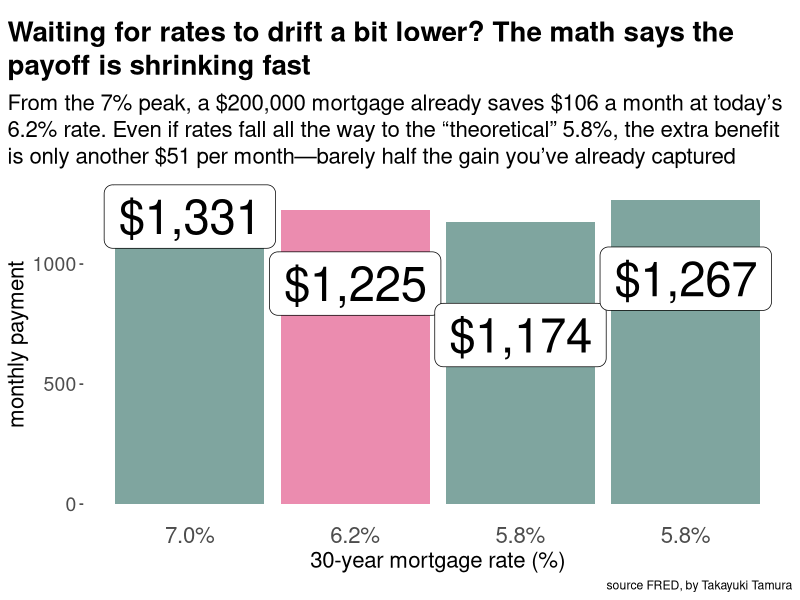
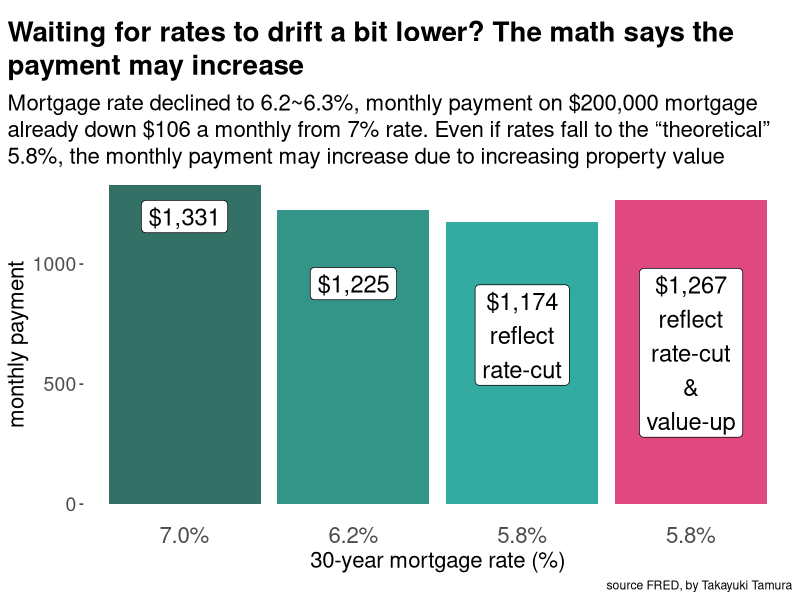
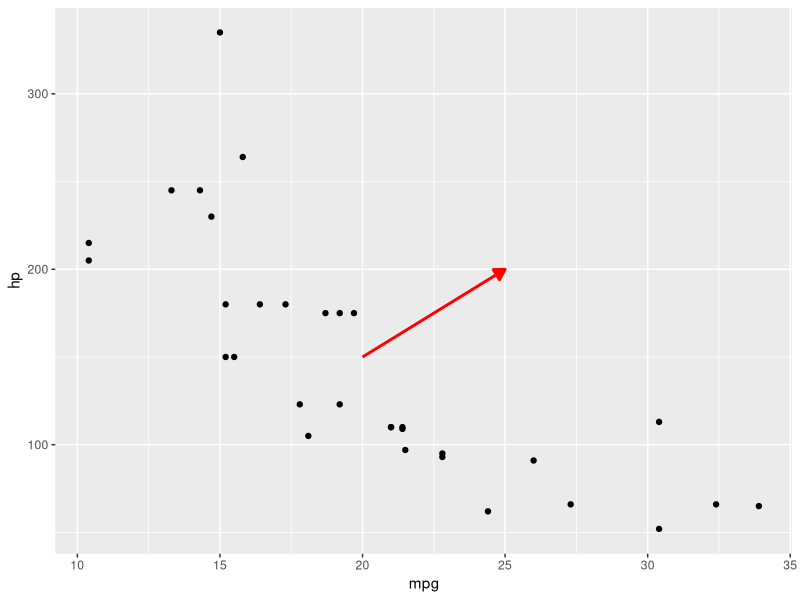

The R script that drew these images, in order:
library(tidyverse)
library(ggtext)

monthly_payment <- tribble(~"case", ~payment,
        1, 1331,
        2, 1225,
        3, 1174,
        4, 1267)

monthly_payment <- monthly_payment %>% 
  mutate("is_now" = case == 2)


monthly_payment %>% 
  ggplot(aes(x = case, y = payment, fill = is_now)) +
  geom_col( alpha = 0.5, show.legend = FALSE) +
  annotate("label",
           x = 1,
           y = 1331 *0.9,
           label = "$1,331", size = 12) +
  annotate("label",
           x = 2,
           y = 1225 * 0.75,
           label = "$1,225", size = 12) +
  annotate("label",
           x = 3,
           y = 1174 * 0.6,
           label = "$1,174", size = 12) +
  annotate("label",
           x = 4,
           y = 1174 * 0.8,
           label = "$1,267", size = 12) +  
  scale_fill_manual(breaks = c(FALSE, TRUE),
                    values = c("#004D40", "#D81B60")) +
  scale_x_continuous(breaks = seq(1,4),
                     labels = c("7.0%", "6.2%", "5.8%", "5.8%")) +
  labs(x = "30-year mortgage rate (%)",
       y = "monthly payment",
       title = "Waiting for rates to drift a bit lower? The math says the payoff is shrinking fast",
       subtitle = "From the 7% peak, a $200,000 mortgage already saves $106 a month at today’s 6.2% rate. Even if rates fall all the way to the “theoretical” 5.8%, the extra benefit is only another $51 per month—barely half the gain you’ve already captured",
       caption = "source FRED, by Takayuki Tamura") +
  theme(
    panel.background = element_blank(),
    plot.title.position = "plot",
    plot.title = element_textbox_simple(size = 20, face = "bold", margin = margin(t = 10, b = 10)),
    plot.subtitle = element_textbox_simple(size = 16),
    axis.title.x = element_text(size = 16),
    axis.text.x = element_text(size = 16),
    axis.ticks.x = element_blank(),
    axis.title.y = element_text(size = 16),
    axis.text.y = element_text(size = 14)
  )

#version_2
monthly_payment %>%
  ggplot(aes(x = factor(case), y = payment, fill = factor(case))) +
  geom_col(alpha = 0.8, show.legend = FALSE) +
  annotate("label", x = 1, y = 1331 * 0.9, label = "$1,331", size = 6) +
  annotate("label", x = 2, y = 1225 * 0.75, label = "$1,225", size = 6) +
  annotate("label", x = 3, y = 1174 * 0.6, label = "$1,174\nreflect\nrate-cut", size = 6) +
  annotate("label", x = 4, y = 1267 * 0.775, label = "$1,267\nreflect\nrate-cut\n&\nvalue-up", size = 6, vjust =1) +
  scale_fill_manual(
    values = c(
      "1" = "#004D40",  # dark green
      "2" = "#00796B",  # medium teal
      "3" = "#009688",  # lighter teal
      "4" = "#D81B60"   # highlighted pink (case 4)
    )
  ) +
  # annotate("segment",
  #          x = 4, y = 1400,
  #          xend = 4, yend = 1270,
  #          arrow = arrow(length = unit(0.5, "cm"), type = "closed"),
  #          colour = "#D81B60", size = 3) +
  scale_x_discrete(labels = c("7.0%", "6.2%", "5.8%", "5.8%")) +
  labs(x = "Mortgage Rate", y = "Monthly Payment ($)") +
  labs(x = "30-year mortgage rate (%)",
       y = "monthly payment",
       title = "Waiting for rates to drift a bit lower? The math says the payment may increase",
       subtitle = "Mortgage rate declined to 6.2~6.3%, monthly payment on $200,000 mortgage already down $106 a monthly from 7% rate. Even if rates fall to the “theoretical” 5.8%, the monthly payment may increase due to increasing property value",
       caption = "source FRED, by Takayuki Tamura") +
  theme(
    panel.background = element_blank(),
    plot.title.position = "plot",
    plot.title = element_textbox_simple(size = 20, face = "bold", margin = margin(t = 10, b = 10)),
    plot.subtitle = element_textbox_simple(size = 16),
    axis.title.x = element_text(size = 16),
    axis.text.x = element_text(size = 16),
    axis.ticks.x = element_blank(),
    axis.title.y = element_text(size = 16),
    axis.text.y = element_text(size = 14)
    
  )

ggplot(mtcars, aes(x = mpg, y = hp)) +
  geom_point() +
  annotate("segment", 
           x = 20, y = 150, # Start coordinates
           xend = 25, yend = 200, # End coordinates
           arrow = arrow(length = unit(0.3, "cm"), type = "closed"), # Arrowhead properties
           color = "red", 
           size = 1) 
